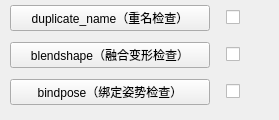
<?xml version="1.0" encoding="UTF-8"?>
<ui version="4.0">
 <class>Form</class>
 <widget class="QWidget" name="Form">
  <property name="geometry">
   <rect>
    <x>0</x>
    <y>0</y>
    <width>279</width>
    <height>120</height>
   </rect>
  </property>
  <property name="windowTitle">
   <string>Form</string>
  </property>
  <widget class="QWidget" name="gridLayoutWidget">
   <property name="geometry">
    <rect>
     <x>0</x>
     <y>0</y>
     <width>251</width>
     <height>111</height>
    </rect>
   </property>
   <layout class="QGridLayout" name="gridLayout">
    <item row="0" column="0">
     <widget class="QPushButton" name="dp_name_check_btn">
      <property name="sizePolicy">
       <sizepolicy hsizetype="Fixed" vsizetype="Fixed">
        <horstretch>0</horstretch>
        <verstretch>0</verstretch>
       </sizepolicy>
      </property>
      <property name="minimumSize">
       <size>
        <width>200</width>
        <height>0</height>
       </size>
      </property>
      <property name="text">
       <string>duplicate_name（重名检查）</string>
      </property>
     </widget>
    </item>
    <item row="2" column="0">
     <widget class="QPushButton" name="bindpose_check_btn">
      <property name="sizePolicy">
       <sizepolicy hsizetype="Fixed" vsizetype="Fixed">
        <horstretch>0</horstretch>
        <verstretch>0</verstretch>
       </sizepolicy>
      </property>
      <property name="minimumSize">
       <size>
        <width>200</width>
        <height>0</height>
       </size>
      </property>
      <property name="text">
       <string>bindpose（绑定姿势检查）</string>
      </property>
     </widget>
    </item>
    <item row="1" column="0">
     <widget class="QPushButton" name="bs_check_btn">
      <property name="sizePolicy">
       <sizepolicy hsizetype="Fixed" vsizetype="Fixed">
        <horstretch>0</horstretch>
        <verstretch>0</verstretch>
       </sizepolicy>
      </property>
      <property name="minimumSize">
       <size>
        <width>200</width>
        <height>0</height>
       </size>
      </property>
      <property name="text">
       <string>blendshape（融合变形检查）</string>
      </property>
     </widget>
    </item>
    <item row="0" column="1">
     <widget class="QCheckBox" name="dp_checked">
      <property name="sizePolicy">
       <sizepolicy hsizetype="Fixed" vsizetype="Fixed">
        <horstretch>0</horstretch>
        <verstretch>0</verstretch>
       </sizepolicy>
      </property>
      <property name="text">
       <string/>
      </property>
     </widget>
    </item>
    <item row="1" column="1">
     <widget class="QCheckBox" name="bs_checked">
      <property name="sizePolicy">
       <sizepolicy hsizetype="Fixed" vsizetype="Fixed">
        <horstretch>0</horstretch>
        <verstretch>0</verstretch>
       </sizepolicy>
      </property>
      <property name="text">
       <string/>
      </property>
     </widget>
    </item>
    <item row="2" column="1">
     <widget class="QCheckBox" name="bindpose_checked">
      <property name="sizePolicy">
       <sizepolicy hsizetype="Fixed" vsizetype="Fixed">
        <horstretch>0</horstretch>
        <verstretch>0</verstretch>
       </sizepolicy>
      </property>
      <property name="text">
       <string/>
      </property>
     </widget>
    </item>
   </layout>
  </widget>
 </widget>
 <resources/>
 <connections/>
</ui>
